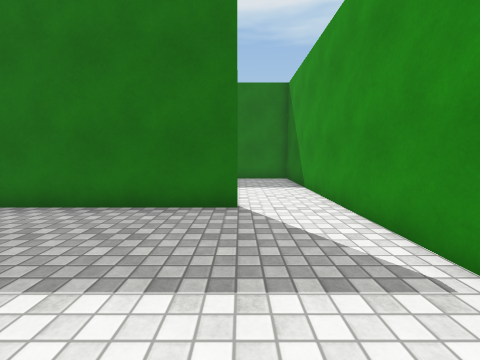
[1] (above)

18 first-person views from a walk through a Unity game level. The camera is 1.2 m above the floor, tilts 6° down and sees 90° across. The floor is counted in squares, 1 m on a side. Each view is taken from the middle of a square. On the plan, view 1 faces up. The plan holds only what a view shows up to about 12 squares ahead; the rest is blank. The place goes on beyond the plan. The player character is not drawn. Surface patterns are stand-ins for the level's own textures.

[2]
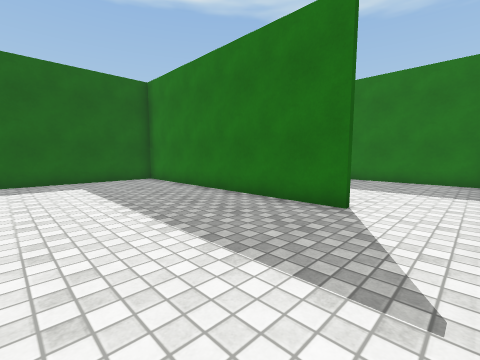

[3]
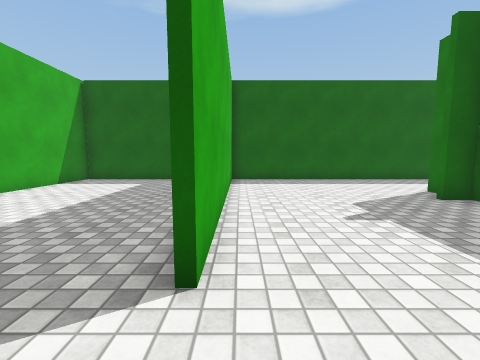

[4]
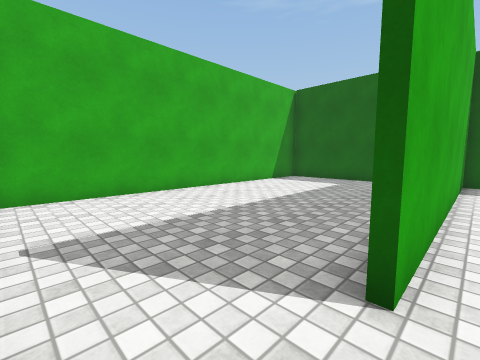

[5]
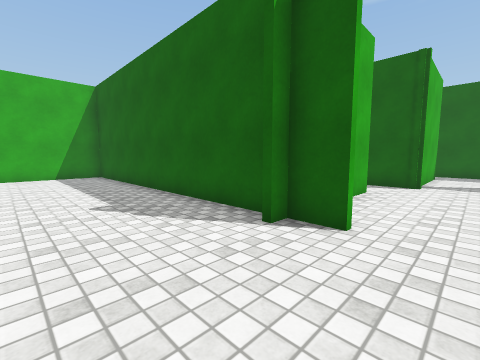

[6]
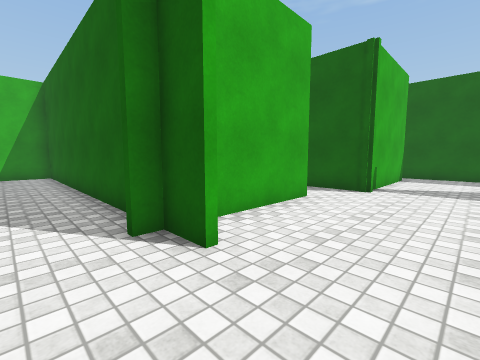

[7]
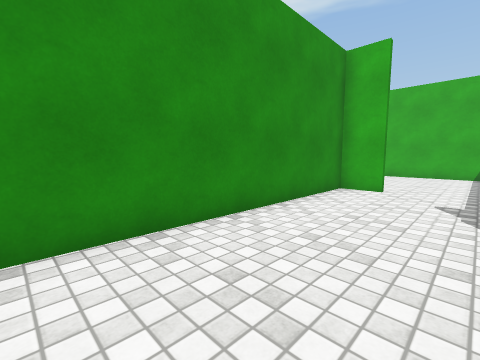

[8]
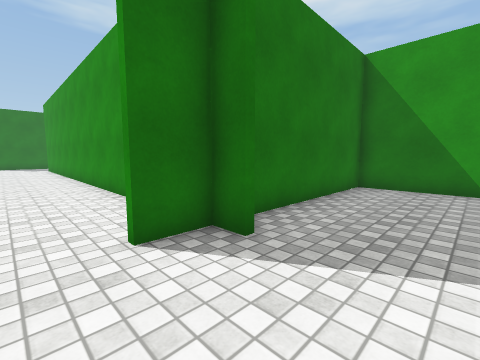

[9]
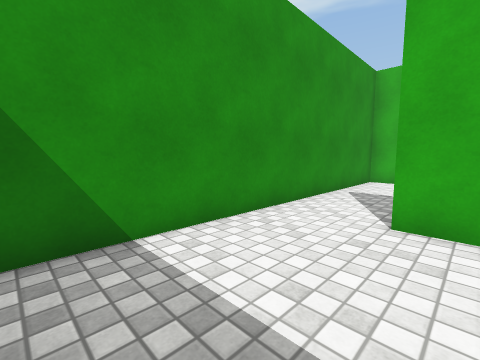

[10]
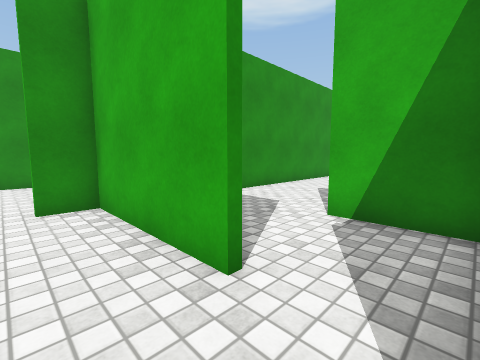

[11]
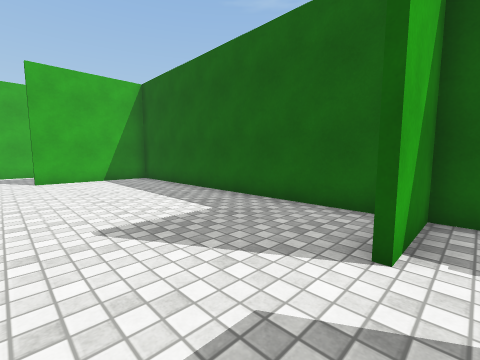

[12]
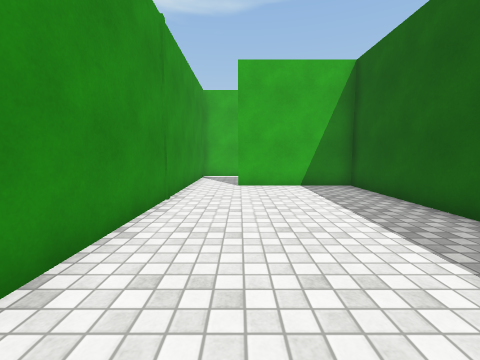

[13]
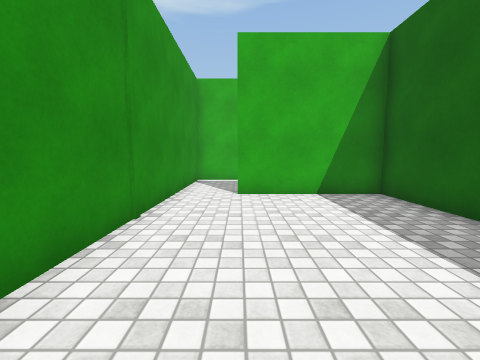

[14]
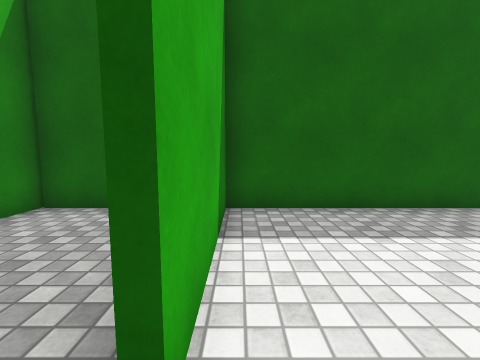

[15]
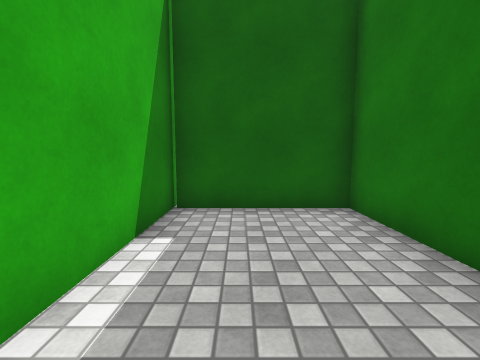

[16]
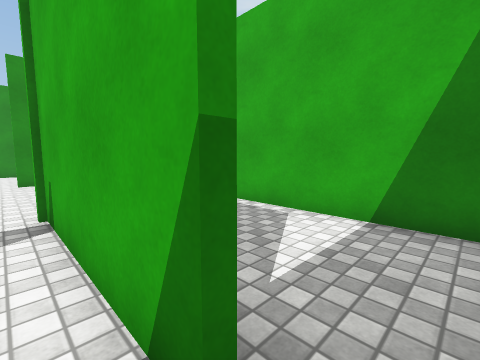

[17]
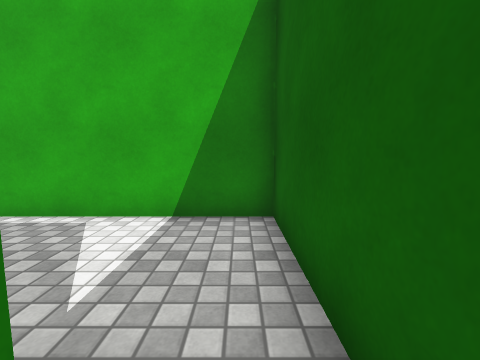

[18]
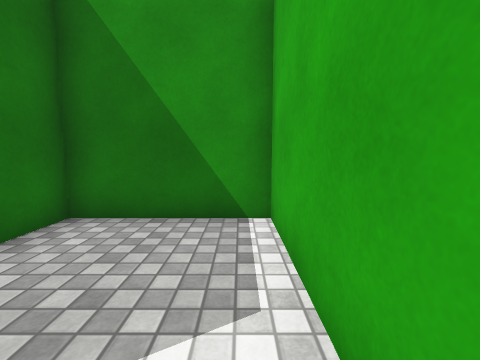

### Floor plan
Points are (right, up) in squares from view 1. A wall is a line through its corners. A room is listed if a view was taken in it or the views show most of it. See-through windows are left out.
Room 1 (views 1, 2, 3, 4, 5, 6, 7, 8, 9, 10, 16, 17)
walls: (-4.5, 11.4) (-4.5, 21.5); (-5.9, 12.4) (-4.3, 12.4); (0, 5.4) (-9.8, 5.4) (-9.8, -1.5); (-9.8, 16.9) (-9.8, 5.6) (0, 5.6); (-9.8, 18.6) (-9.8, 17.5) (-9.2, 17.5); (-14.4, 17.5) (-10, 17.5) (-10, 18.6); (-10.1, -1.5) (2.4, -1.5) (2.4, 12.2) (-5.9, 12.2); (-21.2, 18.5) (-16.3, 18.5) (-16.3, 16.6); (-22.7, 21.1) (-22.7, 17.4)
ways out: opening at (-22, 18) to room 4; opening at (-15, 17) to room 5
Room 2 (views 11, 12, 13, 14)
walls: (-16.3, 13.6) (-16.3, 2.7) (-11.9, 2.7); (-10, 2.6) (-10, 13)
ways out: opening at (-11, 2) to room 3; opening at (-14, 15.5) to room 5
Room 3 (view 15)
walls: (-13.4, 2.5) (-16.3, 2.5) (-16.3, -1.5); (-10, -1.4) (-10, 2.6); (-16.8, -1.5) (-10.1, -1.5)
ways out: opening at (-11, 2) to room 2
Room 4 (view 18)
walls: (-22.7, 17.4) (-22.7, 14.4) (-16.5, 14.4) (-16.5, 18.6); (-16.5, 18.3) (-17.9, 18.3)
ways out: opening at (-22, 18) to room 1
Room 5 (no view inside)
walls: (-16.3, 16.6) (-16.3, 14.4) (-13.9, 14.4)
ways out: opening at (-15, 17) to room 1; opening at (-14, 15.5) to room 2

Where each view was taken, in squares from view 1:
view 1: 0 up, 0 right, facing up
view 2: 0 up, 2 right, facing up-left
view 3: 6 up, 2 right, facing left
view 4: 6 up, 2 right, facing down-left
view 5: 20 up, 6 left, facing down-left
view 6: 21 up, 8 left, facing down-left
view 7: 21 up, 8 left, facing down-right
view 8: 9 up, 7 left, facing up-right
view 9: 10 up, 1 left, facing down-right
view 10: 19 up, 16 left, facing down-right
view 11: 15 up, 11 left, facing down-left
view 12: 12 up, 12 left, facing down
view 13: 10 up, 12 left, facing down
view 14: 3 up, 11 left, facing left
view 15: 0 up, 11 left, facing left
view 16: 19 up, 22 left, facing down-right
view 17: 19 up, 22 left, facing down
view 18: 15 up, 21 left, facing right
